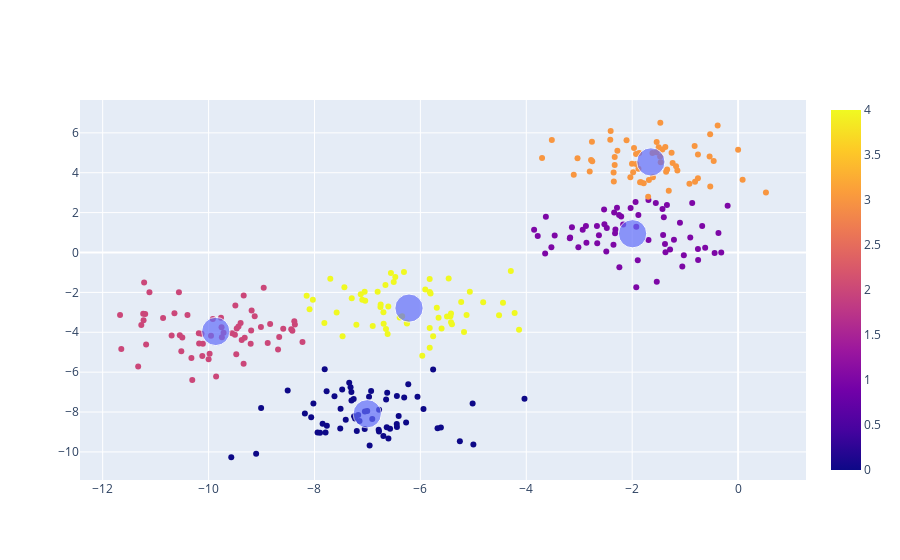

Notebook source saved alongside this figure:
### Code cell
# visualização grafica dos agrupamentos

grafico1 = px.scatter(x= X_random[ :, 0], y= X_random[ :, 1], color=rotulos)
grafico2 = px.scatter(x= centroides[ :, 0], y= centroides[ :, 1], size=[5, 5, 5,5,5])
grafico3 = go.Figure(data= grafico1.data + grafico2.data)

grafico3.show()

### Figure 1 — Plotly figure (JSON) as saved in the notebook; plotly's stock layout.template omitted (floating-point values rounded to 4 significant figures; data arrays with more than 128 entries replaced by an {"elided": "..."} marker saying what was removed)
{"data": [{"hovertemplate": "x=%{x}<br>y=%{y}<br>color=%{marker.color}<extra></extra>", "legendgroup": "", "marker": {"color": {"elided": "300 int values"}, "coloraxis": "coloraxis", "symbol": "circle"}, "mode": "markers", "name": "", "orientation": "v", "showlegend": false, "type": "scatter", "x": {"elided": "300 float values"}, "xaxis": "x", "y": {"elided": "300 float values"}, "yaxis": "y"}, {"hovertemplate": "x=%{x}<br>y=%{y}<br>size=%{marker.size}<extra></extra>", "legendgroup": "", "marker": {"color": "#636efa", "size": [5, 5, 5, 5, 5], "sizemode": "area", "sizeref": 0.0125, "symbol": "circle"}, "mode": "markers", "name": "", "orientation": "v", "showlegend": false, "type": "scatter", "x": [-7.004, -1.992, -9.865, -1.647, -6.215], "xaxis": "x", "y": [-8.088, 0.9415, -3.958, 4.542, -2.788], "yaxis": "y"}], "layout": {}}
